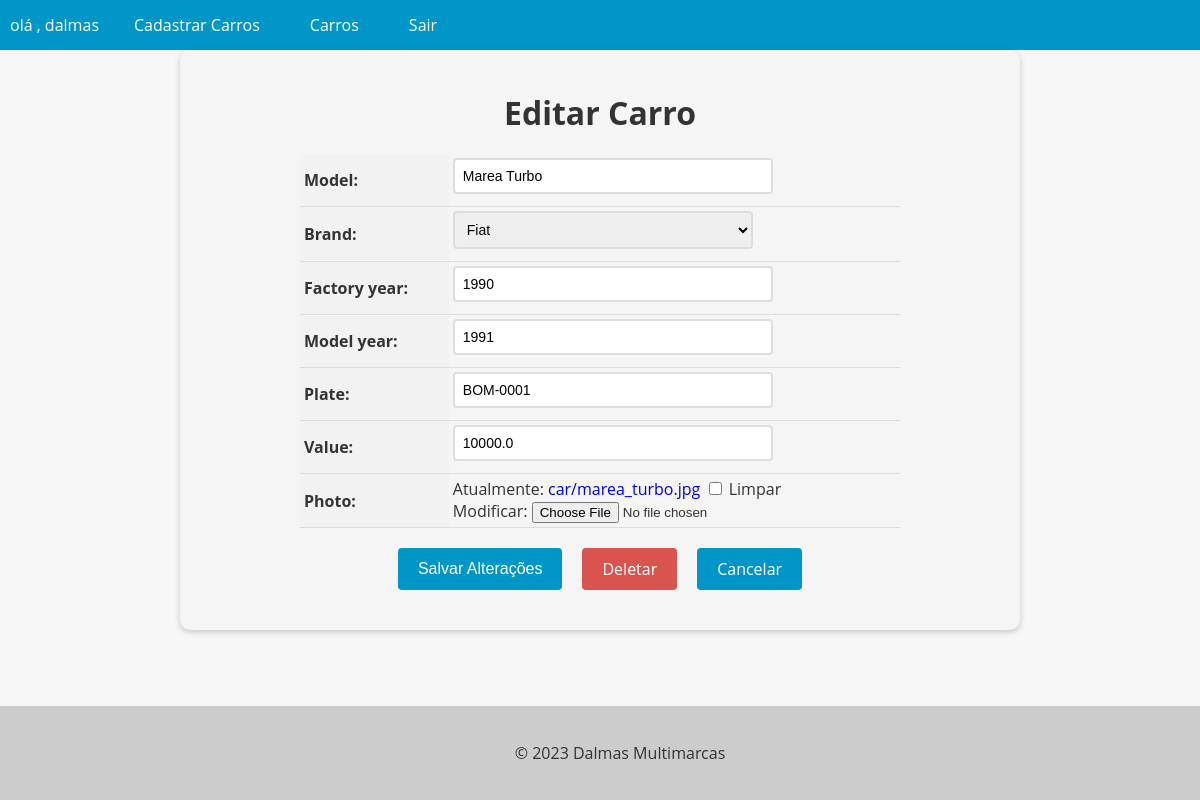
The page /car/2/update (signed in) on the database its author committed.
### cars/models.py (models this page shows, shortened)
class Cars(models.Model):
    id = models.AutoField(primary_key=True)
    model = models.CharField(max_length=200)
    brand = models.ForeignKey(Brand, on_delete=models.PROTECT, related_name="car_brand")
    factory_year = models.IntegerField(blank=True, null=True)
    model_year = models.IntegerField(blank=True, null=True)
    plate = models.CharField(max_length=10, blank=True, null=True)
    value = models.FloatField(blank=True, null=True)
    photo = models.ImageField(upload_to='car/', blank=True, null=True)

### cars/views.py (the view, shortened to what this page needs)
# urls.py: path('car/<int:pk>/update', UpdateCarsView.as_view(), name='update_car'),
@method_decorator(login_required(login_url='login'), name='dispatch')
class UpdateCarsView(UpdateView):
    model = Cars
    form_class = CarModelForm
    template_name = 'car_update.html'

### cars/forms.py (shortened to what this page needs)
class CarModelForm(forms.ModelForm):
    class Meta():
        model = Cars
        fields = '__all__'
    """
        def clean_variavel(self):
        variavel = self.cleaned_data.get('variavel')
        if variavel < 20000:
            self.add_error('Campo_onde_terá_erro', 'Mensagem de erro')
        return variavel
    """

### cars/models.py (called while the page is built)
    def __str__(self):
        return self.name

### cars/templates/car_update.html (shortened to what this page needs)
{% extends "base_fix.html" %}
{% block content %}
  <form method="post" enctype="multipart/form-data">
    <h1>Editar Carro</h1>
    <table>
      {{ form.as_table }}
    </table>
    <div>
      <div class="buttons-container">
        <input type="submit" value="Salvar Alterações" class="btn btn-primary">
        <a href="{% url 'delete_car' pk=object.pk %}" class="btn btn-danger">Deletar</a>
        <a href="{% url 'cars_list' %}" class="btn btn-secondary">Cancelar</a>
      </div>
    </div>
  </form>
{% endblock %}

### app/templates/base_fix.html (shortened to what this page needs)
<!DOCTYPE html>
<html lang="en">
<head>
</head>
<body>
  <header>
    <nav>
      <ul>
        {% if user.is_authenticated %}
          <li>olá , {{ user.username }}</li>
          <li><a href="{% url 'new_car' %}">Cadastrar Carros</a></li>
        {% endif %}
        <li><a href="{% url 'cars_list' %}">Carros</a></li>
        {% if user.is_authenticated %}
          <li><a href="{% url 'logout' %}">Sair</a></li>
        {% endif %}
      </ul>
    </nav>
  </header>
  <main>
    {% block content %}
    {% endblock %}
  </main>
  <footer class="fixed-footer">
    <p>&copy; 2023 Dalmas Multimarcas</p>
  </footer>
</body>
</html>

### app/templates/base_fix.html (style rules this page uses)
body { font-family: 'Open Sans', sans-serif; background-color: #f7f7f7; color: #333; margin: 0; padding: 0; }
header { background-color: #0096c7; color: #fff; text-align: center; }
footer { background-color: #ccc; color: #333; padding: 20px; text-align: center; }
nav { background-color: #0096c7; color: #fff; height: 50px; display: flex; justify-content: space-between; align-items: center; }
nav ul { list-style: none; margin: 0; padding: 0; display: flex; }
nav ul li { margin: 0 10px; }
nav ul li a { color: #fff; text-decoration: none; font-size: 16px; padding: 15px; transition: all 0.3s ease; }
.fixed-footer { position: fixed; bottom: 0; width: 100%; }

### cars/templates/car_update.html (style rules this page uses)
form { max-width: 800px; margin: 0 auto; padding: 20px; background-color: #f5f5f5; border-radius: 10px; box-shadow: 0 2px 6px rgba(0, 0, 0, 0.2); }
form h1 { font-size: 2rem; margin-bottom: 20px; text-align: center; }
table { margin: 0 auto; border-collapse: collapse; width: 100%; max-width: 600px; }
th, td { padding: 4px; text-align: left; border-bottom: 1px solid #ddd; }
th { background-color: #f2f2f2; }
input[type="text"], input[type="number"], select, textarea { padding: 8px; font-size: 14px; border: 2px solid #ddd; border-radius: 4px; width: 100%; max-width: 300px; margin-bottom: 8px; transition: border-bottom-color 0.3s ease-in-out; }
.btn { background-color: #0096c7; color: #fff; border: none; padding: 10px 20px; font-size: 16px; border-radius: 4px; cursor: pointer; transition: background-color 0.3s ease-in-out; }
.buttons-container { display: flex; justify-content: center; margin-top: 20px; margin-bottom: 20px; }
.btn { display: inline-block; background-color: #0096c7; color: #fff; border: none; padding: 10px 20px; font-size: 16px; border-radius: 4px; cursor: pointer; transition: background-color 0.3s ease-in-out; margin: 0 10px; }
.btn-danger { background-color: #d9534f; text-decoration: none !important; }
a { text-decoration: none !important; }

### rows shown on the page
Cars: model "Marea Turbo", brand "Fiat", factory_year "1990", model_year "1991", plate "BOM-0001", value "10000.0"

### other values the page prints
{{ user.username }} "dalmas"
